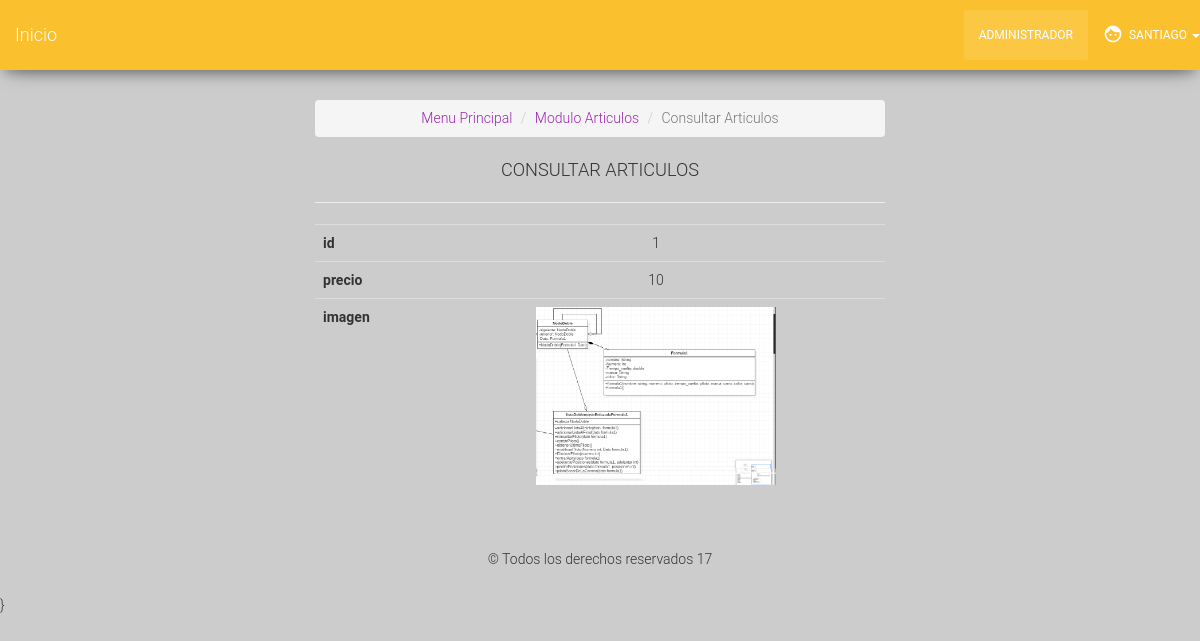
The app's page /pdo/admin/articles/show.php?id=1 (signed in) with its own data.
### tables this page shows
CREATE TABLE `articulos` (
  `id` int(11) NOT NULL,
  `nombre` varchar(24) NOT NULL,
  `precio` int(11) NOT NULL,
  `imagen` varchar(128) NOT NULL DEFAULT 'public/imgs/articles/default.png'
);

### pdo/config/database.php (called while the page is built, shortened)
<?php
function showArticle($con,$id){
	try {
		$stm = $con->prepare("select * from articulos WHERE id=:id");
		$stm->bindparam(':id', $id);
		$stm->execute();
		return $stm->fetchAll();
	} catch (PDOException $e) {
		echo $e->getMessage();
	}
}

### pdo/config/app.php (called while the page is built, shortened)
<?php
	$base_url = 'http://localhost/adsi32/pdo/';

### pdo/admin/articles/show.php (the view, shortened to what this page needs)
<?php
	require '../../config/app.php' ;
	require '../../config/database.php';
	include '../../template/header.inc';
	include '../../template/navbar.inc';
?>
<div class="container-fluid">
	<div class="row">
		<div class="col-md-6 col-md-offset-3 text-center">
		<ol class="breadcrumb">
			<li><a href="../../index.php">Menu Principal</a></li>
			<li><a href="index.php">Modulo Articulos</a></li>
			<li class="active">Consultar Articulos</li>
		</ol>
			<h4 class="text-uppercase">Consultar articulos</h4>
			<hr>
			<?php if($_GET): ?>
			<?php
				$id=$_GET['id'];
				$art = showArticle($con,$id);
			?>
			<?php foreach($art as $a): ?>
				<table class="table table-hover">
					<tr>
						<th>id</th>
						<td><?= $a['id'] ?></td>
					</tr>
					<tr>
						<th>precio</th>
						<td><?= $a['precio'] ?></td>
					</tr>
					<tr>
						<th>imagen</th>
						<td><img src="<?= $base_url.$a['imagen']?>" width="240"></td>
					</tr>
				</table>
			<?php endforeach ?>
			<?php else: ?>
				<h5 class="text-mutted">No se puede realizar consulta</h5>
			<?php endif ?>
		</div>
	</div>
</div>
<?php include '../../template/footer.inc'; ?>

### pdo/public/css/custom.css (style rules this page uses)
div.container-fluid { padding-top:100px; }

### records on screen
articulos: id "1", precio "10", imagen (picture)

### other values on screen
$_SESSION['urol'] "ADMINISTRADOR"
$_SESSION['unombres'] "SANTIAGO"
